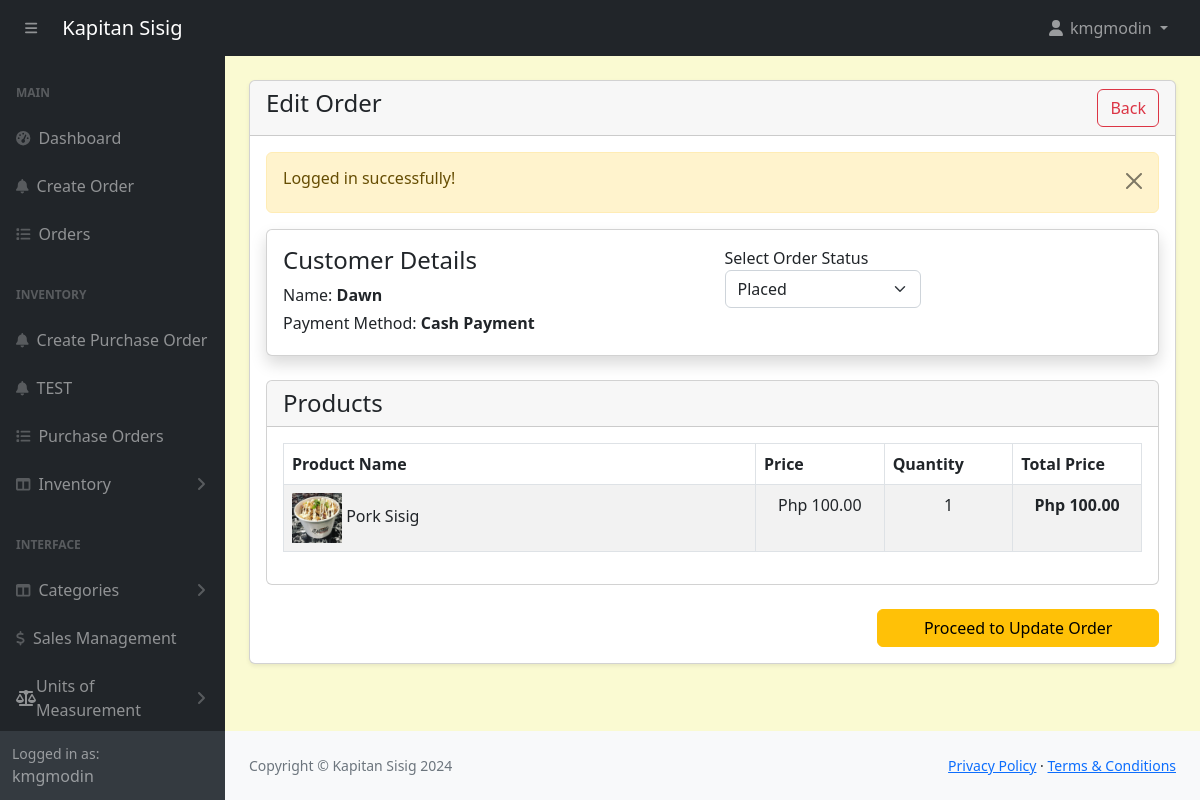
The page /POS-System-KapitanSisig/admin/order-edit.php?track=195705 (signed in) on the database its author committed.
### tables this page shows
CREATE TABLE `customers` (
  `id` int(11) NOT NULL,
  `name` varchar(566) NOT NULL
);

CREATE TABLE `orders` (
  `id` int(11) NOT NULL,
  `customer_id` int(11) NOT NULL,
  `tracking_no` varchar(100) NOT NULL,
  `invoice_no` varchar(100) NOT NULL,
  `total_amount` varchar(100) NOT NULL,
  `order_date` datetime DEFAULT NULL,
  `order_status` enum('Placed','Preparing','Completed','Cancelled') NOT NULL DEFAULT 'Placed' COMMENT 'placed, preparing, completed, cancelled',
  `payment_mode` varchar(100) NOT NULL COMMENT 'cash,online',
  `order_placed_by_id` varchar(100) NOT NULL
);

CREATE TABLE `order_items` (
  `id` int(11) NOT NULL,
  `order_id` int(11) NOT NULL,
  `product_id` int(11) NOT NULL,
  `price` varchar(100) NOT NULL,
  `quantity` varchar(100) NOT NULL
);

CREATE TABLE `products` (
  `id` int(11) NOT NULL,
  `category_id` int(11) NOT NULL,
  `productname` varchar(191) NOT NULL,
  `description` varchar(191) NOT NULL,
  `price` decimal(10,2) NOT NULL,
  `image` varchar(255) NOT NULL,
  `created_at` date NOT NULL DEFAULT current_timestamp(),
  `quantity` int(11) NOT NULL
);

### POS-System-KapitanSisig/admin/order-edit.php (the view, shortened to what this page needs)
<?php
include('includes/header.php');
?>
<div class="container-fluid px-4 pb-4">
    <div class="card mt-4 shadow-sm">
        <div class="card-header">
            <h4 class="mb-0">Edit Order
                <a href="orders.php" class="btn btn-outline-danger float-end">Back</a>
            </h4>
        </div>
        <div class="card-body">
                <form action="orders-code.php" method="POST" enctype="multipart/form-data">
                <?php
                    $trackingNo = validate($_GET['track']);
                    $query = "SELECT o.id AS order_id, o.customer_id, o.payment_mode, o.order_status
                        FROM orders o
                        WHERE o.tracking_no = '$trackingNo'
                        LIMIT 1";
                    $orders = mysqli_query($conn, $query);
                    $orderData = mysqli_fetch_assoc($orders);
                        ?>
                        <?php
                            if ($orders) {
                                $customerId = $orderData['customer_id'];
                            ?>
                            <?php
                            } else {
                                echo "Order not found with tracking number: " . htmlspecialchars($trackingNo);
                            }
                            $customerQuery = "SELECT name FROM customers WHERE id = '$customerId' LIMIT 1";
                            $customerResult = mysqli_query($conn, $customerQuery);
                            $customerData = mysqli_fetch_assoc($customerResult);
                            ?>
                        <div class="card card-body shadow border-1 mb-4 ">
                            <div class="row">
                                <div class="col-md-6">
                                    <h4>Customer Details</h4>
                                    <label class="mb-1">
                                        Name: <span class="fw-bold"><?= htmlspecialchars($customerData['name'], ENT_QUOTES, 'UTF-8'); ?></span>
                                    </label>
                                    <br/>
                                    <label class="mb-1">
                                        Payment Method: <span class="fw-bold"><?= htmlspecialchars($orderData['payment_mode'], ENT_QUOTES, 'UTF-8'); ?></span>
                                    </label>
                                </div>
                                <div class="col-md-3">
                                    <label>Select Order Status</label>
                                    <select id="order_status" class="form-select" name="order_status">
                                        <option value="Placed" <?= $orderData['order_status'] == 'Placed' ? 'selected' : ''; ?>>Placed</option>
                                    </select>
                                </div>
                            </div>
                        </div>
                </form>
            <?php
            $orderItemQuery = "SELECT oi.quantity as orderItemQuantity, oi.price as orderItemPrice, o.*, oi.*, p.*
            FROM orders as o, order_items as oi, products as p
            WHERE  oi.order_id = o.id AND p.id = oi.product_id AND o.tracking_no='$trackingNo' ";
            $orderItemsRes = mysqli_query($conn, $orderItemQuery);
            if($orderItemsRes): ?>
                <div class="card mt-3">
                    <div class="card-header">
                        <h4 class="mb-0">Products</h4>
                    </div>
                    <div class="card-body">
                        <table class="table table-bordered table-striped">
                            <thead>
                                <tr>
                                    <th>Product Name</th>
                                    <th>Price</th>
                                    <th>Quantity</th>
                                    <th>Total Price</th>
                                </tr>
                            </thead>
                            <tbody>
                                <?php foreach ($orderItemsRes as $item): ?>
                                    <tr>
                                        <td>
                                        <img src="<?= $item['image'] != '' ? '../'.$item['image'] : '../pics/uploads/no-img.jpg'; ?>"
                                            style="width:50px;height:50px;"
                                            alt="Img"/>
                                            <?= $item['productname'];?>
                                        </td>
                                        <td width="15%" class="text-center">
                                            Php <?= number_format($item['orderItemPrice'], 2); ?>
                                        </td>
                                        <td width="15%" class="text-center">
                                            <?= $item['orderItemQuantity']; ?>
                                        </td>
                                        <td width="15%" class="fw-bold text-center">
                                            Php <?= number_format($item['orderItemPrice'] * $item['orderItemQuantity'], 2); ?>
                                        </td>
                                    </tr>
                                <?php endforeach; ?>
                            </tbody>
                        </table>
                        </div>
                        </div>
                        <div>
                            <div class="row d-flex justify-content-end">
                                <div class="col-md-4">
                                    <br/>
                                    <button type="button" class="btn btn-warning w-100 proceedToUpdate">Proceed to Update Order</button>
                                </div>
                            </div>
                        </div>
                    </div>
            <?php else: ?>
                <h5>No items added to the order yet.</h5>
            <?php endif; ?>
    </div>
</div>
<?php include('includes/footer.php'); ?>

### POS-System-KapitanSisig/admin/assets/css/custom.css (style rules this page uses)
body { margin: 0; font-family: system-ui, -apple-system, "Segoe UI", Roboto, "Helvetica Neue", "Noto Sans", "Liberation Sans", Arial, sans-serif; font-size: 1rem; font-weight: 400; line-height: 1.5; color: #212529; text-align: left; background-color: #FAFAD2; -webkit-text-size-adjust: 100%; -webkit-tap-highlight-color: rgba(0, 0, 0, 0); }

### rows shown on the page
customers: name "Dawn"
orders: payment_mode "Cash Payment", order_status "Placed"
order_items: product.image (picture), product.productname "Pork Sisig", price "100.00", quantity "1", $item['orderItemPrice']*$item['orderItemQuantity'] "100.00"

### other values the page prints
$_SESSION['loggedInUser']['username'] "kmgmodin"
$_SESSION['message'] "Logged in successfully!"
